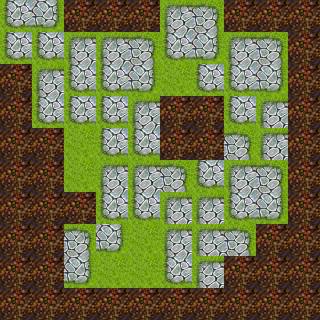

Rendered tile map (Tiled .tmx) drawn with the repository's tilesets; below, a short description and the map source with its tile grids summarised:
An orthogonal 10x10 tile map with 32x32 px tiles, 3 tile layers (bottom, middle, top), 2 tilesets and 3 objects.

<map version="1.0" orientation="orthogonal" width="10" height="10" tilewidth="32" tileheight="32">
 <tileset firstgid="1" name="TileA" tilewidth="32" tileheight="32">
  <image source="TileA.png" width="512" height="384" />
 </tileset>
 <tileset firstgid="193" name="TileB" tilewidth="32" tileheight="32">
  <image source="TileB.png" width="512" height="512" />
 </tileset>
 <layer name="bottom" width="10" height="10">
  <data>[100 cells, 100 non-empty, 5 distinct tile ids]</data>
 </layer>
 <layer name="middle" width="10" height="10">
  <data>[100 cells, 53 non-empty, 1 distinct tile ids]</data>
 </layer>
 <layer name="top" width="10" height="10">
  <data>[100 cells, 16 non-empty, 4 distinct tile ids]</data>
 </layer>
 <objectgroup name="object" width="10" height="10">
  <object gid="276" x="112" y="137" />
  <object gid="276" x="198" y="118" />
  <object gid="276" x="105" y="199" />
 </objectgroup>
</map>
